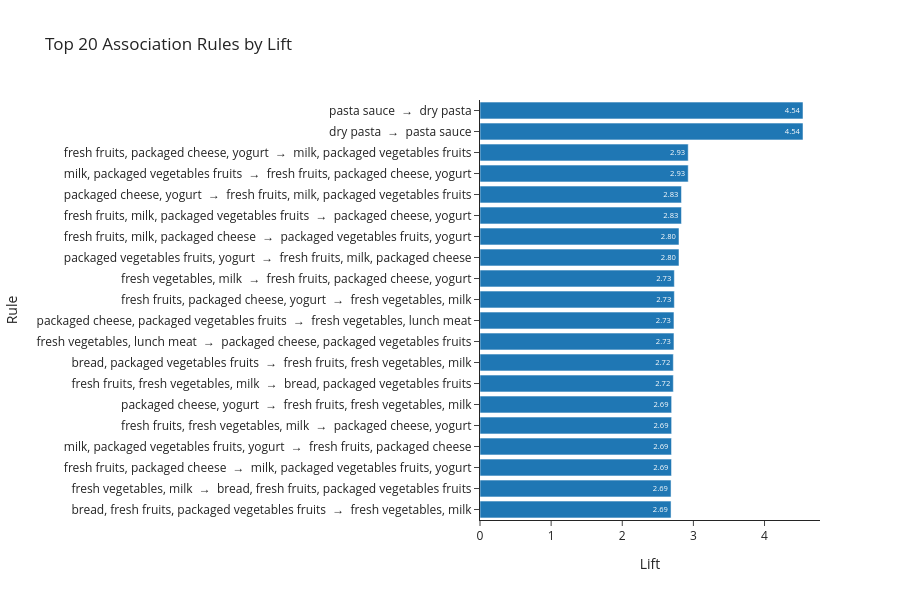

Notebook source saved alongside this figure:
### Markdown cell above
We format antecedents and consequents as readable `"A, B → C"` strings
and plot the top-20 rules ranked by **lift** (the strength of the
association beyond chance).

### Code cell
top_rules = rules.head(20).copy()
top_rules["antecedents_str"] = top_rules["antecedents"].apply(
    lambda x: ", ".join(sorted(x))
)
top_rules["consequents_str"] = top_rules["consequents"].apply(
    lambda x: ", ".join(sorted(x))
)
top_rules["Rule"] = (
    top_rules["antecedents_str"] + "  →  " + top_rules["consequents_str"]
)

fig = px.bar(
    top_rules,
    x="lift",
    y="Rule",
    orientation="h",
    title="Top 20 Association Rules by Lift",
    text_auto=".2f",
    hover_data=["support", "confidence"],
    height=600,
)
fig.update_layout(yaxis=dict(autorange="reversed"), xaxis_title="Lift")
fig.show()

### Figure 1 — Plotly figure (JSON) as saved in the notebook; plotly's stock layout.template omitted (floating-point values rounded to 4 significant figures)
{"data": [{"customdata": [[0.02216, 0.3297], [0.02216, 0.3053], [0.02181, 0.311], [0.02181, 0.2053], [0.02181, 0.2478], [0.02181, 0.2493], [0.02181, 0.3716], [0.02181, 0.1642], [0.0228, 0.1916], [0.0228, 0.325], [0.02181, 0.176], [0.02181, 0.338], [0.02126, 0.2613], [0.02126, 0.2211], [0.0228, 0.259], [0.0228, 0.2371], [0.02181, 0.4332], [0.02181, 0.1356], [0.02126, 0.1787], [0.02126, 0.3195]], "hovertemplate": "lift=%{x}<br>Rule=%{y}<br>support=%{customdata[0]}<br>confidence=%{customdata[1]}<extra></extra>", "legendgroup": "", "marker": {"color": "#1F77B4", "pattern": {"shape": ""}}, "name": "", "orientation": "h", "showlegend": false, "textposition": "auto", "texttemplate": "%{x:.2f}", "type": "bar", "x": [4.541, 4.541, 2.927, 2.927, 2.832, 2.832, 2.797, 2.797, 2.732, 2.732, 2.727, 2.727, 2.718, 2.718, 2.694, 2.694, 2.692, 2.692, 2.686, 2.686], "xaxis": "x", "y": ["pasta sauce  →  dry pasta", "dry pasta  →  pasta sauce", "fresh fruits, packaged cheese, yogurt  →  milk, packaged vegetables fruits", "milk, packaged vegetables fruits  →  fresh fruits, packaged cheese, yogurt", "packaged cheese, yogurt  →  fresh fruits, milk, packaged vegetables fruits", "fresh fruits, milk, packaged vegetables fruits  →  packaged cheese, yogurt", "fresh fruits, milk, packaged cheese  →  packaged vegetables fruits, yogurt", "packaged vegetables fruits, yogurt  →  fresh fruits, milk, packaged cheese", "fresh vegetables, milk  →  fresh fruits, packaged cheese, yogurt", "fresh fruits, packaged cheese, yogurt  →  fresh vegetables, milk", "packaged cheese, packaged vegetables fruits  →  fresh vegetables, lunch meat", "fresh vegetables, lunch meat  →  packaged cheese, packaged vegetables fruits", "bread, packaged vegetables fruits  →  fresh fruits, fresh vegetables, milk", "fresh fruits, fresh vegetables, milk  →  bread, packaged vegetables fruits", "packaged cheese, yogurt  →  fresh fruits, fresh vegetables, milk", "fresh fruits, fresh vegetables, milk  →  packaged cheese, yogurt", "milk, packaged vegetables fruits, yogurt  →  fresh fruits, packaged cheese", "fresh fruits, packaged cheese  →  milk, packaged vegetables fruits, yogurt", "fresh vegetables, milk  →  bread, fresh fruits, packaged vegetables fruits", "bread, fresh fruits, packaged vegetables fruits  →  fresh vegetables, milk"], "yaxis": "y"}], "layout": {"barmode": "relative", "height": 600, "legend": {"tracegroupgap": 0}, "title": {"text": "Top 20 Association Rules by Lift"}, "xaxis": {"anchor": "y", "domain": [0.0, 1.0], "title": {"text": "Lift"}}, "yaxis": {"anchor": "x", "autorange": "reversed", "domain": [0.0, 1.0], "title": {"text": "Rule"}}}}
